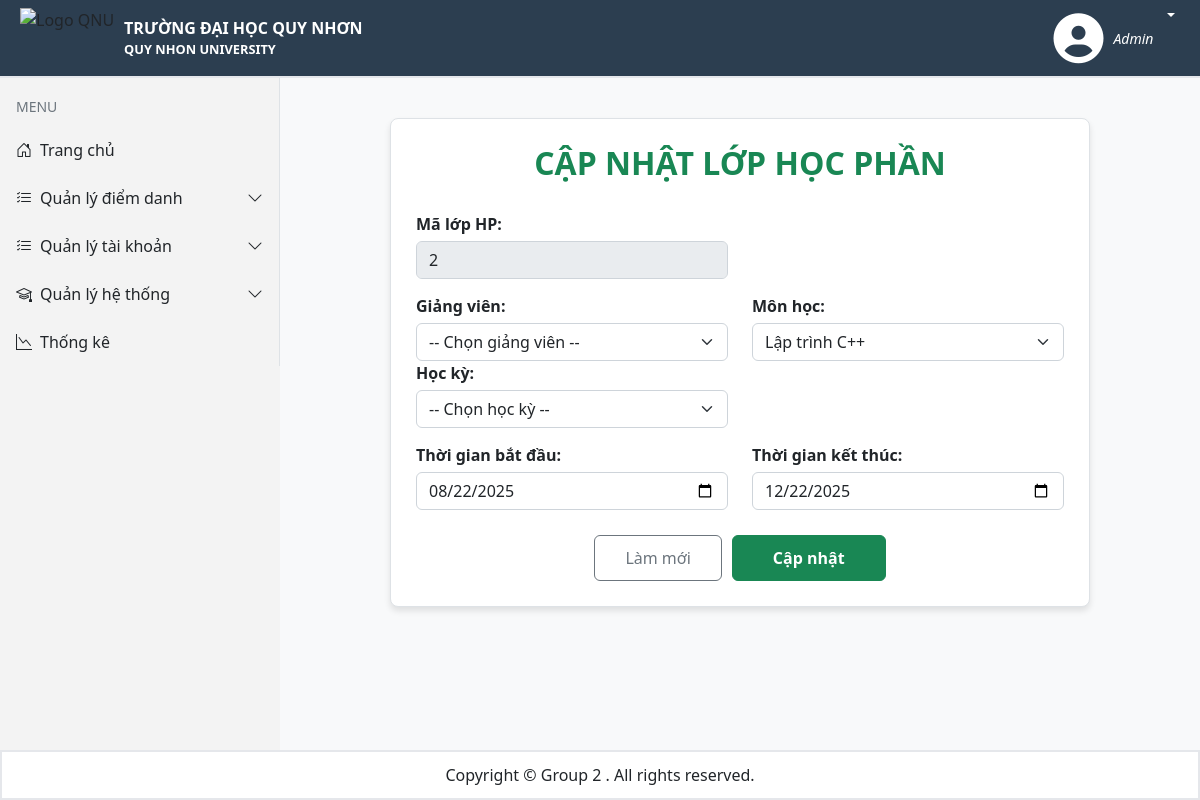
/Admin/QuanLyDiemDanh/LopHocPhan/SuaLopHP?MaLop=2 (signed in), run on the app's committed database.
### tables this page shows
CREATE TABLE IF NOT EXISTS `lophp` (
  `MaLHP` int NOT NULL,
  `MaMonHoc` varchar(10) DEFAULT NULL,
  `MaGV` int DEFAULT NULL,
  `MaHK` varchar(10) DEFAULT NULL,
  `ThoiGianBatDau` date DEFAULT NULL,
  `ThoiGianKetThuc` date DEFAULT NULL,
  PRIMARY KEY (`MaLHP`),
  KEY `MaMonHoc` (`MaMonHoc`),
  KEY `MaGV` (`MaGV`),
  KEY `MaHK` (`MaHK`)
);

CREATE TABLE IF NOT EXISTS `monhoc` (
  `MaMonHoc` varchar(10) NOT NULL,
  `TenMonHoc` varchar(100) DEFAULT NULL,
  `SoTC` int DEFAULT NULL,
  `KhoaPhuTrach` varchar(10) DEFAULT NULL,
  PRIMARY KEY (`MaMonHoc`),
  KEY `KhoaPhuTrach` (`KhoaPhuTrach`)
);

### app/Controllers/BaseController.php (called while the page is built, shortened)
<?php
require_once __DIR__ . '/../Config/database.php';
require_once __DIR__ . '/../Models/MonHoc.php';
require_once __DIR__ . '/../Models/LopHP.php';
class BaseController
{
    protected function renderAdmin($title, $render,$data = [])
    {
        require_once __DIR__ . "/../Views/layout.php";
    }
}

### app/Controllers/AdminController.php (called while the page is built, shortened)
<?php
    require_once __DIR__ . '/BaseController.php';
    class AdminController extends BaseController
    {
        public function showSuaLopHP()
        {
            $lopHPModel = new LopHP();
            $dataLopHP = $lopHPModel->getLopHP(trim($_GET['MaLop'] ?? ''));
            $userModel = new User();
            $listGiangVien = $userModel->getAllTeacherInfo();
            $hockyModel = new Term();
            $listHocKy = $hockyModel->getAllHK();
            $monHocModel = new MonHoc();
            $listMonHoc = $monHocModel->getAllMonHoc();
            $this->renderAdmin("Sửa lớp học phần", "ThemLopHP.php",
            ['dataLopHP' => $dataLopHP, 'listGiangVien' => $listGiangVien,
            'listHocKy' => $listHocKy, 'listMonHoc' => $listMonHoc]);
        }
    }
?>

### app/Models/LopHP.php (called while the page is built, shortened)
<?php
    class LopHP
    {
        private $conn;
        public function __construct()
        {
           require_once __DIR__ . "/../Config/database.php";
           $this->conn = Database::getConnection();
        }
        public function getLopHP($MaLHP)
        {
            $sql = "SELECT * FROM LopHP WHERE MaLHP = ?";
            $stmt = $this->conn->prepare($sql);
            $stmt->bind_param('s', $MaLHP);
            $stmt->execute();
            $result = $stmt->get_result();
            if($result->num_rows > 0)
            {
                return $result->fetch_assoc();
            }
            else
                return NULL;
        }
    }
?>

### app/Config/database.php (called while the page is built, shortened)
<?php
class Database
{
    private static $servername = "localhost";
    private static $username = "root";
    private static $password = "";
    private static $dbname = "diemdanhonline";
    private static $conn = null;
    public static function getConnection()
    {
        if (self::$conn === null) {
            self::$conn = new mysqli(self::$servername, self::$username, self::$password, self::$dbname);
        }
        return self::$conn;
    }
}
?>

### app/Models/MonHoc.php (called while the page is built, shortened)
<?php
    class MonHoc
    {
        private $conn;
        public function __construct()
        {
            $this->conn = Database::getConnection();
        }
        public function getAllMonHoc()
        {
            $stmt = $this->conn->prepare("SELECT * FROM monhoc");
            $stmt->execute();
            $result = $stmt->get_result();
            return $result->fetch_all(MYSQLI_ASSOC);
        }
    }
?>

### app/Views/Admin/ThemLopHP.php (the view, shortened to what this page needs)
<?php
    $lopHP = $data['dataLopHP'] ?? null;
    $isEdit = !empty($lopHP);
?>
<div class="qnu-form-container" style="max-width: 700px; margin: 40px auto; padding: 25px; border: 1px solid #dee2e6; border-radius: 8px; background-color: #ffffff; box-shadow: 0 4px 6px rgba(0,0,0,0.1);">
    <h2 class="qnu-form-container__title" style="text-align: center; margin-bottom: 30px; color: #198754; font-weight: bold;">
        <?= $isEdit ? 'CẬP NHẬT LỚP HỌC PHẦN' : 'TẠO LỚP HỌC PHẦN MỚI' ?>
    </h2>
    <form class="qnu-class-form" action="" method="POST">
        <div class="row" style="margin-bottom: 15px;">
            <div class="col-md-6">
                <div class="qnu-class-form__group">
                    <label for="maLopHP" class="qnu-class-form__label" style="display: block; font-weight: 600; margin-bottom: 5px;">Mã lớp HP:</label>
                    <input type="text" id="maLopHP" name="MaLHP" class="form-control qnu-class-form__input" placeholder="VD: 2025_COMP123_01" required style="border-color: #ced4da;" value="<?= $lopHP['MaLHP'] ?? '' ?>" <?= $isEdit ? 'readonly' : '' ?>>
                </div>
            </div>
        </div>
        <div class="row" style="margin-bottom: 15px;">
            <div class="col-md-6">
                <div class="qnu-class-form__group">
                    <label for="giangVien" class="qnu-class-form__label" style="display: block; font-weight: 600; margin-bottom: 5px;">Giảng viên:</label>
                    <select id="giangVien" name="MaGiangVien" class="form-select qnu-class-form__select" required style="border-color: #ced4da; cursor: pointer;">
                        <option value="" selected disabled>-- Chọn giảng viên --</option>
                    </select>
                </div>
            </div>
                <div class="col-md-6">
                <div class="qnu-class-form__group">
                    <label for="monHoc" class="qnu-class-form__label" style="display: block; font-weight: 600; margin-bottom: 5px;">Môn học:</label>
                    <select id="monHoc" name="MaMonHoc" class="form-select qnu-class-form__select" required style="border-color: #ced4da; cursor: pointer;">
                        <?php foreach($data['listMonHoc'] as $mh): ?>
                            <option value="<?= $mh['MaMonHoc'] ?>" <?= ($lopHP['MaMonHoc'] ?? '') == $mh['MaMonHoc'] ? 'selected' : '' ?>><?= $mh['TenMonHoc'] ?></option>
                        <?php endforeach; ?>
                    </select>
                </div>
            </div>
            <div class="col-md-6">
                <div class="qnu-class-form__group">
                    <label for="hocKy" class="qnu-class-form__label" style="display: block; font-weight: 600; margin-bottom: 5px;">Học kỳ:</label>
                    <select id="hocKy" name="MaHocKy" class="form-select qnu-class-form__select" required style="border-color: #ced4da; cursor: pointer;">
                        <option value="" selected disabled>-- Chọn học kỳ --</option>
                    </select>
                </div>
            </div>
        </div>
        <div class="row" style="margin-bottom: 25px;">
            <div class="col-md-6">
                <div class="qnu-class-form__group">
                    <label for="thoiGianBatDau" class="qnu-class-form__label" style="display: block; font-weight: 600; margin-bottom: 5px;">Thời gian bắt đầu:</label>
                    <input type="date" id="thoiGianBatDau" name="ThoiGianBatDau" class="form-control qnu-class-form__input" required style="border-color: #ced4da;" value="<?= $lopHP['ThoiGianBatDau'] ?? '' ?>">
                </div>
            </div>
            <div class="col-md-6">
                <div class="qnu-class-form__group">
                    <label for="thoiGianKetThuc" class="qnu-class-form__label" style="display: block; font-weight: 600; margin-bottom: 5px;">Thời gian kết thúc:</label>
                    <input type="date" id="thoiGianKetThuc" name="ThoiGianKetThuc" class="form-control qnu-class-form__input" required style="border-color: #ced4da;" value="<?= $lopHP['ThoiGianKetThuc'] ?? '' ?>">
                </div>
            </div>
        </div>
        <div class="qnu-class-form__actions" style="display: flex; gap: 10px; justify-content: center; margin-top: 10px;">
            <button type="reset" class="btn btn-outline-secondary qnu-class-form__button--reset" style="padding: 10px 30px;">Làm mới</button>
            <button type="submit" class="btn btn-success qnu-class-form__button--submit" style="padding: 10px 40px; font-weight: 600;"><?= $isEdit ? 'Cập nhật' : 'Tạo lớp học phần' ?></button>
        </div>
    </form>
</div>

### public/assets/css/layout.css (style rules this page uses)
:root { --sidebars-color: #f3f3f3; --header-color: #2c3e50; }
* { padding: 0px; margin: 0px; box-sizing: border-box; }
body { background-color: #F6F8FB; overflow: hidden; }

### app/Views/partials/menubar.php (style rules this page uses)
:root { --sidebar-width: 280px; }
body { background:#f8f9fa; }

### data on the page
lophp: MaLHP "2", MaMonHoc "Lập trình C++", ThoiGianBatDau "08/22/2025", ThoiGianKetThuc "12/22/2025"
